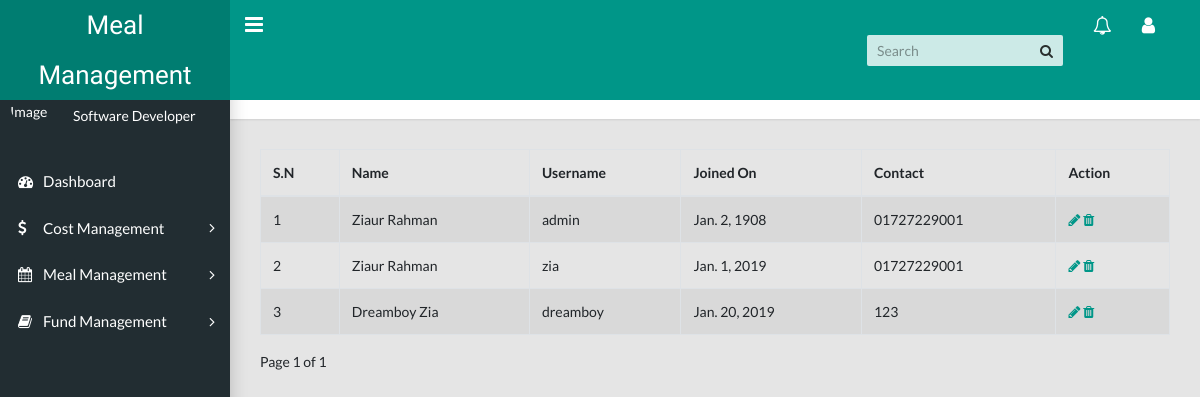
/members/member_list, run on the app's committed database.
### accounts/models.py (models this page shows, shortened)
class User(AbstractUser):
	GENDER_CHOICES = (
		('male','Male'),
		('female','Female'),
		('other','Other')
	)
	contact = models.CharField(max_length=13)
	photo = models.ImageField(default='default.jpg', upload_to='user_photo')
	birthday = models.DateField(null=True,blank=True)
	join_date = models.DateField(null=True,blank=True)
	address = models.TextField(blank=True,null=True)
	gender = models.CharField(max_length=6,null=True,choices=GENDER_CHOICES,default='male')

### members/views.py (the view)
# urls.py: path('member_list',views.member_list, name="member_list"),
def member_list(request):
	member_list = User.objects.all()
	paginator = Paginator(member_list,10)
	page = request.GET.get('page')
	members = paginator.get_page(page)
	return render(request,'members/member_list.html',{'members':members})

### templates/members/member_list.html (shortened to what this page needs)
{% extends 'base.html' %}
{% load crispy_forms_tags %}
{% block content %}
	<div class="row">
		<div class="col-md-12">
			<table class="table table-bordered table-striped">
				<thead>
					<tr>
						<th>S.N</th>
						<th>Name</th>
						<th>Username</th>
						<th>Joined On</th>
						<th>Contact</th>
						<th>Action</th>
					</tr>
				</thead>
				<tbody>
					{% if members.count is 0 %}
					<tr>
						<td colspan="6" align="center"> No Member added yet !</td>
					</tr>
					{% else %}
					{% for member in members %}
						<tr>
							<td> {{forloop.counter}} </td>
							<td> {{member.first_name}} {{member.last_name}} </td>
							<td>{{ member.username }}</td>
							<td>{{ member.join_date }}</td>
							<td>{{ member.contact }}</td>
							<td><a href="{% url 'edit_member' member.id %}"><i class="fa fa-pencil"></i></a>&nbsp;<a href="{% url 'delete_member' member.id %}" onclick="return confirm('Are you sure?')"><i class="fa fa-trash"></i></a></td>
						</tr>
					{% endfor %}
					{% endif %}
				</tbody>
			</table>
			<span class="pagination">
				<span class="current">
					Page {{ members.number }} of {{ members.paginator.num_pages }}
				</span>
			</span>
		</div>
	</div>
{% endblock %}

### templates/base.html (shortened to what this page needs)
{% load static %}
<!DOCTYPE html>
<html lang="en">
  <head>
    <link rel="stylesheet" type="text/css" href="{% static 'accounts/css/main.css' %}">
    <link rel="stylesheet" type="text/css" href="{% static 'accounts/css/jquery-ui.min.css' %}">
    <link rel="stylesheet" type="text/css" href="https://maxcdn.bootstrapcdn.com/font-awesome/4.7.0/css/font-awesome.min.css">
  </head>
  <body class="app sidebar-mini rtl">
    <header class="app-header"><a class="app-header__logo" href="{% url 'home' %}">Meal Management</a>
      <a class="app-sidebar__toggle" href="#" data-toggle="sidebar" aria-label="Hide Sidebar"></a>
      <ul class="app-nav">
        <li class="app-search">
          <input class="app-search__input" type="search" placeholder="Search">
          <button class="app-search__button"><i class="fa fa-search"></i></button>
        </li>
        <li class="dropdown"><a class="app-nav__item" href="#" data-toggle="dropdown" aria-label="Show notifications"><i class="fa fa-bell-o fa-lg"></i></a>
        </li>
        <li class="dropdown"><a class="app-nav__item" href="#" data-toggle="dropdown" aria-label="Open Profile Menu"><i class="fa fa-user fa-lg"></i></a>
        </li>
      </ul>
    </header>
    <aside class="app-sidebar">
      <div class="app-sidebar__user"><img class="app-sidebar__user-avatar" src="{{ user.photo.url }}" alt="User Image" width="48" height="48">
        <div>
          <p class="app-sidebar__user-name">Ziaur Rahman</p>
          <p class="app-sidebar__user-designation">Software Developer</p>
        </div>
      </div>
      <ul class="app-menu">
        <li><a class="app-menu__item" href="{% url 'home' %}"><i class="app-menu__icon fa fa-dashboard"></i><span class="app-menu__label">Dashboard</span></a></li>
        <li class="treeview"><a class="app-menu__item" href="#" data-toggle="treeview"><i class="app-menu__icon fa fa-dollar"></i><span class="app-menu__label">Cost Management</span><i class="treeview-indicator fa fa-angle-right"></i></a>
        </li>
        <li class="treeview"><a class="app-menu__item" href="#" data-toggle="treeview"><i class="app-menu__icon fa fa-calendar "></i><span class="app-menu__label">Meal Management</span><i class="treeview-indicator fa fa-angle-right"></i></a>
        </li>
        <li class="treeview"><a class="app-menu__item" href="#" data-toggle="treeview"><i class="app-menu__icon fa fa-book"></i><span class="app-menu__label">Fund Management</span><i class="treeview-indicator fa fa-angle-right"></i></a>
        </li>
      </ul>
    </aside>
    <main class="app-content">
      <div class="app-title">
        <div>
          <h1> {% block page_title %}{% endblock %}</h1>
        </div>
        <ul class="app-breadcrumb breadcrumb">
          <li class="breadcrumb-item"></li>
          <li class="breadcrumb-item"><a href="#">{% block breadcrumb %}{% endblock %}</a></li>
        </ul>
      </div>
     {% block content %}
     {% endblock %}
    </main>
  </body>
</html>

### data on the page
User: first_name "Ziaur", last_name "Rahman", username "admin", join_date "Jan. 2, 1908", contact "01727229001"
User: first_name "Ziaur", last_name "Rahman", username "zia", join_date "Jan. 1, 2019", contact "01727229001"
User: first_name "Dreamboy", last_name "Zia", username "dreamboy", join_date "Jan. 20, 2019", contact "123"

### other printed values
{{ members.number }} "1"
{{ members.paginator.num_pages }} "1"
